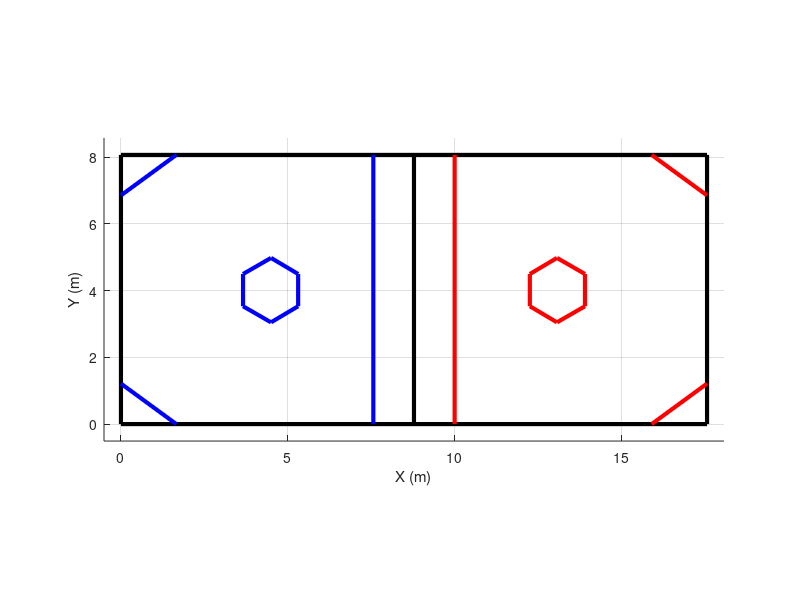

Reproduce this figure in MATLAB.
%% Define Data
D2R = pi/180;

% Field Size 317 in. x 691 in.
field_width = 317 * 0.0254;
field_length = 691 * 0.0254;

% [x, y, velocity, angle]


%% Run simulation

% Create figure
figure(1), clf
hold on

% Field
plot([0 0]*0.0254,[0 317.5]*0.0254,'k','LineWidth',3)
plot([0 297.7*2+95.9]*0.0254,[0 0]*0.0254,'k','LineWidth',3)
plot([0 297.7*2+95.9]*0.0254,[317.5 317.5]*0.0254,'k','LineWidth',3)
plot([297.7*2+95.9, 297.7*2+95.9]*0.0254,[0 317.5]*0.0254,'k','LineWidth',3)

plot([0, 65.276]*0.0254,[47.745, 0]*0.0254,'b','LineWidth',3)
plot([0, 65.276]*0.0254,[317.5-47.745, 317.5]*0.0254,'b','LineWidth',3)
plot([297.679*2 + 95.894 - 65.276, 297.679*2 + 95.894]*0.0254,[0, 47.745]*0.0254,'r','LineWidth',3)
plot([297.679*2 + 95.894 - 65.276, 297.679*2 + 95.894]*0.0254,[317.5, 317.5 - 47.745]*0.0254,'r','LineWidth',3)

plot([297.679, 297.679]*0.0254,[0, 317.5]*0.0254,'b','LineWidth',3)
plot([297.679+95.894, 297.679+95.894]*0.0254,[0, 317.5]*0.0254,'r','LineWidth',3)
plot([297.679+47.947, 297.679+47.947]*0.0254,[0, 317.5]*0.0254,'k','LineWidth',3)

plot([144 144 177 209 209 177 144]*0.0254,[139 177 196 177 139 120 139]*0.0254,'b','LineWidth',3)
plot((297.7*2+95.9)*0.0254-[144 144 177 209 209 177 144]*0.0254,[139 177 196 177 139 120 139]*0.0254,'r','LineWidth',3)

axis([-20*0.0254, (297.7*2+95.9+20)*0.0254, -20*0.0254, (317.5+20)*0.0254])
axis equal

axis equal
grid on
xlabel('X (m)')
ylabel('Y (m)')
